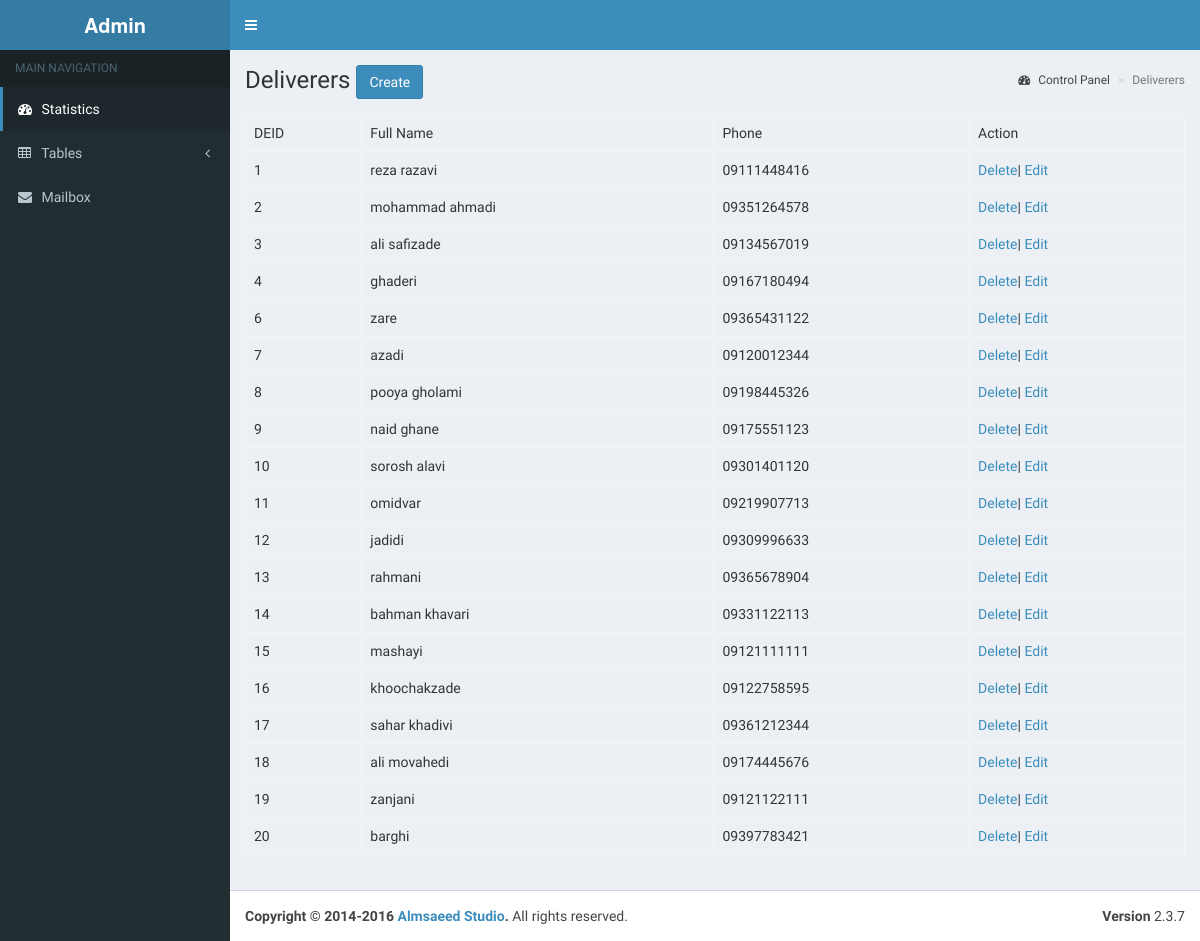
Screenshot of /admin/deliverer_list.php with the database file from the repository.
### tables this page shows
CREATE TABLE deliverer(DEID INT NOT NULL AUTO_INCREMENT,name nvarchar(50) NOT NULL,phone char(11) NOT NULL,PRIMARY KEY (DEID));

### admin/deliverer_list.php (the view, shortened to what this page needs)
<?php
include 'header.php';
$deliverers=$dbh->query("select * from deliverer;");
echo '
<div class="content-wrapper">
        <section class="content-header">
            <h1>
                Deliverers
                <a href="deliverer.php" class="btn btn-primary">Create</a>
            </h1>
            <ol class="breadcrumb">
                <li><a href="#"><i class="fa fa-dashboard"></i> Control Panel</a></li>
                <li class="active">Deliverers</li>
            </ol>
        </section>
    <section class="content">
    <table class="table table-bordered">
<tr>
      <td>DEID</td>
      <td>Full Name</td>
      <td>Phone</td>
      <td>Action</td>
</tr>';
foreach ($deliverers as $d){
    echo'<tr>
        <td>'.$d["DEID"].'</td>
        <td>'.$d["name"].'</td>
        <td>'.$d["phone"].'</td>
        <td><a href="delete_deliverer.php?DEID='.$d["DEID"].'" >Delete</a>|
        <a href="deliverer.php?DEID='.$d["DEID"].'" >Edit</a></td>
    </tr>';
}
echo '</table>
</section>
  </div>';
include 'footer.php';
?>

### rows the page displays
deliverer: DEID "1", name "reza razavi", phone "09111448416"
deliverer: DEID "2", name "mohammad ahmadi", phone "09351264578"
deliverer: DEID "3", name "ali safizade", phone "09134567019"
deliverer: DEID "4", name "ghaderi", phone "09167180494"
deliverer: DEID "6", name "zare", phone "09365431122"
deliverer: DEID "7", name "azadi", phone "09120012344"
deliverer: DEID "8", name "pooya gholami", phone "09198445326"
deliverer: DEID "9", name "naid ghane", phone "09175551123"
deliverer: DEID "10", name "sorosh alavi", phone "09301401120"
deliverer: DEID "11", name "omidvar", phone "09219907713"
deliverer: DEID "12", name "jadidi", phone "09309996633"
deliverer: DEID "13", name "rahmani", phone "09365678904"
deliverer: DEID "14", name "bahman khavari", phone "09331122113"
deliverer: DEID "15", name "mashayi", phone "09121111111"
deliverer: DEID "16", name "khoochakzade", phone "09122758595"
deliverer: DEID "17", name "sahar khadivi", phone "09361212344"
deliverer: DEID "18", name "ali movahedi", phone "09174445676"
deliverer: DEID "19", name "zanjani", phone "09121122111"
deliverer: DEID "20", name "barghi", phone "09397783421"
